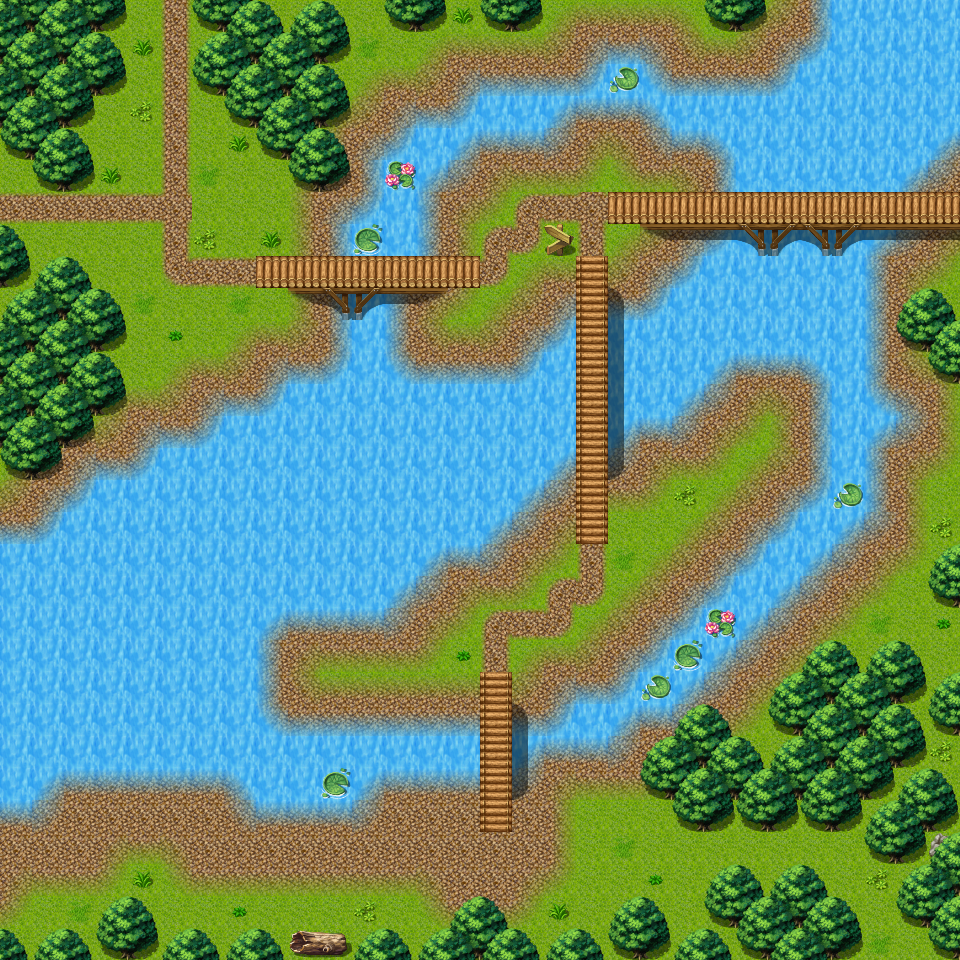

This game map was drawn from its Tiled (.tmx) file and the tilesets committed beside it. A one-line description and the trimmed map source follow:
An orthogonal 30x30 tile map with 32x32 px tiles, 3 tile layers (Ground, Objects, Above), 1 hidden layer not drawn, 60 tilesets and 17 objects (9x spawn, 7x mapchange, sign).

<map version="1.8" tiledversion="1.8.4" orientation="orthogonal" renderorder="right-down" width="30" height="30" tilewidth="32" tileheight="32" infinite="0" nextlayerid="8" nextobjectid="18">
 <properties>
  <property name="outdoors" value="1" />
 </properties>
 <tileset firstgid="1" name="map_bed_1" tilewidth="32" tileheight="32" tilecount="128" columns="16">
  <image source="../drawable/map_bed_1.png" width="512" height="256" />
 </tileset>
 <tileset firstgid="129" name="map_border_1" tilewidth="32" tileheight="32" tilecount="128" columns="16">
  <image source="../drawable/map_border_1.png" width="512" height="256" />
 </tileset>
 <tileset firstgid="257" name="map_bridge_1" tilewidth="32" tileheight="32" tilecount="128" columns="16">
  <image source="../drawable/map_bridge_1.png" width="512" height="256" />
 </tileset>
 <tileset firstgid="385" name="map_bridge_2" tilewidth="32" tileheight="32" tilecount="128" columns="16">
  <image source="../drawable/map_bridge_2.png" width="512" height="256" />
 </tileset>
 <tileset firstgid="513" name="map_broken_1" tilewidth="32" tileheight="32" tilecount="128" columns="16">
  <image source="../drawable/map_broken_1.png" width="512" height="256" />
 </tileset>
 <tileset firstgid="641" name="map_cavewall_1" tilewidth="32" tileheight="32" tilecount="108" columns="18">
  <image source="../drawable/map_cavewall_1.png" width="576" height="192" />
 </tileset>
 <tileset firstgid="749" name="map_cavewall_2" tilewidth="32" tileheight="32" tilecount="108" columns="18">
  <image source="../drawable/map_cavewall_2.png" width="576" height="192" />
 </tileset>
 <tileset firstgid="857" name="map_cavewall_3" tilewidth="32" tileheight="32" tilecount="108" columns="18">
  <image source="../drawable/map_cavewall_3.png" width="576" height="192" />
 </tileset>
 <tileset firstgid="965" name="map_cavewall_4" tilewidth="32" tileheight="32" tilecount="108" columns="18">
  <image source="../drawable/map_cavewall_4.png" width="576" height="192" />
 </tileset>
 <tileset firstgid="1073" name="map_chair_table_1" tilewidth="32" tileheight="32" tilecount="128" columns="16">
  <image source="../drawable/map_chair_table_1.png" width="512" height="256" />
 </tileset>
 <tileset firstgid="1201" name="map_chair_table_2" tilewidth="32" tileheight="32" tilecount="128" columns="16">
  <image source="../drawable/map_chair_table_2.png" width="512" height="256" />
 </tileset>
 <tileset firstgid="1329" name="map_crate_1" tilewidth="32" tileheight="32" tilecount="128" columns="16">
  <image source="../drawable/map_crate_1.png" width="512" height="256" />
 </tileset>
 <tileset firstgid="1457" name="map_cupboard_1" tilewidth="32" tileheight="32" tilecount="128" columns="16">
  <image source="../drawable/map_cupboard_1.png" width="512" height="256" />
 </tileset>
 <tileset firstgid="1585" name="map_curtain_1" tilewidth="32" tileheight="32" tilecount="128" columns="16">
  <image source="../drawable/map_curtain_1.png" width="512" height="256" />
 </tileset>
 <tileset firstgid="1713" name="map_entrance_1" tilewidth="32" tileheight="32" tilecount="128" columns="16">
  <image source="../drawable/map_entrance_1.png" width="512" height="256" />
 </tileset>
 <tileset firstgid="1841" name="map_entrance_2" tilewidth="32" tileheight="32" tilecount="128" columns="16">
  <image source="../drawable/map_entrance_2.png" width="512" height="256" />
 </tileset>
 <tileset firstgid="1969" name="map_fence_1" tilewidth="32" tileheight="32" tilecount="128" columns="16">
  <image source="../drawable/map_fence_1.png" width="512" height="256" />
 </tileset>
 <tileset firstgid="2097" name="map_fence_2" tilewidth="32" tileheight="32" tilecount="128" columns="16">
  <image source="../drawable/map_fence_2.png" width="512" height="256" />
 </tileset>
 <tileset firstgid="2225" name="map_fence_3" tilewidth="32" tileheight="32" tilecount="128" columns="16">
  <image source="../drawable/map_fence_3.png" width="512" height="256" />
 </tileset>
 <tileset firstgid="2353" name="map_fence_4" tilewidth="32" tileheight="32" tilecount="128" columns="16">
  <image source="../drawable/map_fence_4.png" width="512" height="256" />
 </tileset>
 <tileset firstgid="2481" name="map_ground_1" tilewidth="32" tileheight="32" tilecount="128" columns="16">
  <image source="../drawable/map_ground_1.png" width="512" height="256" />
 </tileset>
 <tileset firstgid="2609" name="map_ground_2" tilewidth="32" tileheight="32" tilecount="128" columns="16">
  <image source="../drawable/map_ground_2.png" width="512" height="256" />
 </tileset>
 <tileset firstgid="2737" name="map_ground_3" tilewidth="32" tileheight="32" tilecount="128" columns="16">
  <image source="../drawable/map_ground_3.png" width="512" height="256" />
 </tileset>
 <tileset firstgid="2865" name="map_ground_4" tilewidth="32" tileheight="32" tilecount="128" columns="16">
  <image source="../drawable/map_ground_4.png" width="512" height="256" />
 </tileset>
 <tileset firstgid="2993" name="map_ground_5" tilewidth="32" tileheight="32" tilecount="128" columns="16">
  <image source="../drawable/map_ground_5.png" width="512" height="256" />
 </tileset>
 <tileset firstgid="3121" name="map_ground_6" tilewidth="32" tileheight="32" tilecount="128" columns="16">
  <image source="../drawable/map_ground_6.png" width="512" height="256" />
 </tileset>
 <tileset firstgid="3249" name="map_ground_7" tilewidth="32" tileheight="32" tilecount="128" columns="16">
  <image source="../drawable/map_ground_7.png" width="512" height="256" />
 </tileset>
 <tileset firstgid="3377" name="map_ground_8" tilewidth="32" tileheight="32" tilecount="128" columns="16">
  <image source="../drawable/map_ground_8.png" width="512" height="256" />
 </tileset>
 <tileset firstgid="3505" name="map_house_1" tilewidth="32" tileheight="32" tilecount="128" columns="16">
  <image source="../drawable/map_house_1.png" width="512" height="256" />
 </tileset>
 <tileset firstgid="3633" name="map_house_2" tilewidth="32" tileheight="32" tilecount="128" columns="16">
  <image source="../drawable/map_house_2.png" width="512" height="256" />
 </tileset>
 <tileset firstgid="3761" name="map_indoor_1" tilewidth="32" tileheight="32" tilecount="128" columns="16">
  <image source="../drawable/map_indoor_1.png" width="512" height="256" />
 </tileset>
 <tileset firstgid="3889" name="map_indoor_2" tilewidth="32" tileheight="32" tilecount="128" columns="16">
  <image source="../drawable/map_indoor_2.png" width="512" height="256" />
 </tileset>
 <tileset firstgid="4017" name="map_kitchen_1" tilewidth="32" tileheight="32" tilecount="128" columns="16">
  <image source="../drawable/map_kitchen_1.png" width="512" height="256" />
 </tileset>
 <tileset firstgid="4145" name="map_outdoor_1" tilewidth="32" tileheight="32" tilecount="128" columns="16">
  <image source="../drawable/map_outdoor_1.png" width="512" height="256" />
 </tileset>
 <tileset firstgid="4273" name="map_pillar_1" tilewidth="32" tileheight="32" tilecount="128" columns="16">
  <image source="../drawable/map_pillar_1.png" width="512" height="256" />
 </tileset>
 <tileset firstgid="4401" name="map_pillar_2" tilewidth="32" tileheight="32" tilecount="128" columns="16">
  <image source="../drawable/map_pillar_2.png" width="512" height="256" />
 </tileset>
 <tileset firstgid="4529" name="map_plant_1" tilewidth="32" tileheight="32" tilecount="128" columns="16">
  <image source="../drawable/map_plant_1.png" width="512" height="256" />
 </tileset>
 <tileset firstgid="4657" name="map_plant_2" tilewidth="32" tileheight="32" tilecount="128" columns="16">
  <image source="../drawable/map_plant_2.png" width="512" height="256" />
 </tileset>
 <tileset firstgid="4785" name="map_rock_1" tilewidth="32" tileheight="32" tilecount="128" columns="16">
  <image source="../drawable/map_rock_1.png" width="512" height="256" />
 </tileset>
 <tileset firstgid="4913" name="map_rock_2" tilewidth="32" tileheight="32" tilecount="128" columns="16">
  <image source="../drawable/map_rock_2.png" width="512" height="256" />
 </tileset>
 <tileset firstgid="5041" name="map_roof_1" tilewidth="32" tileheight="32" tilecount="128" columns="16">
  <image source="../drawable/map_roof_1.png" width="512" height="256" />
 </tileset>
 <tileset firstgid="5169" name="map_roof_2" tilewidth="32" tileheight="32" tilecount="128" columns="16">
  <image source="../drawable/map_roof_2.png" width="512" height="256" />
 </tileset>
 <tileset firstgid="5297" name="map_roof_3" tilewidth="32" tileheight="32" tilecount="128" columns="16">
  <image source="../drawable/map_roof_3.png" width="512" height="256" />
 </tileset>
 <tileset firstgid="5425" name="map_shop_1" tilewidth="32" tileheight="32" tilecount="128" columns="16">
  <image source="../drawable/map_shop_1.png" width="512" height="256" />
 </tileset>
 <tileset firstgid="5553" name="map_sign_ladder_1" tilewidth="32" tileheight="32" tilecount="128" columns="16">
  <image source="../drawable/map_sign_ladder_1.png" width="512" height="256" />
 </tileset>
 <tileset firstgid="5681" name="map_table_1" tilewidth="32" tileheight="32" tilecount="128" columns="16">
  <image source="../drawable/map_table_1.png" width="512" height="256" />
 </tileset>
 <tileset firstgid="5809" name="map_trail_1" tilewidth="32" tileheight="32" tilecount="128" columns="16">
  <image source="../drawable/map_trail_1.png" width="512" height="256" />
 </tileset>
 <tileset firstgid="5937" name="map_transition_1" tilewidth="32" tileheight="32" tilecount="128" columns="16">
  <image source="../drawable/map_transition_1.png" width="512" height="256" />
 </tileset>
 <tileset firstgid="6065" name="map_transition_2" tilewidth="32" tileheight="32" tilecount="128" columns="16">
  <image source="../drawable/map_transition_2.png" width="512" height="256" />
 </tileset>
 <tileset firstgid="6193" name="map_transition_3" tilewidth="32" tileheight="32" tilecount="128" columns="16">
  <image source="../drawable/map_transition_3.png" width="512" height="256" />
 </tileset>
 <tileset firstgid="6321" name="map_transition_4" tilewidth="32" tileheight="32" tilecount="128" columns="16">
  <image source="../drawable/map_transition_4.png" width="512" height="256" />
 </tileset>
 <tileset firstgid="6449" name="map_transition_5" tilewidth="32" tileheight="32" tilecount="128" columns="16">
  <image source="../drawable/map_transition_5.png" width="512" height="256" />
 </tileset>
 <tileset firstgid="6577" name="map_tree_1" tilewidth="32" tileheight="32" tilecount="128" columns="16">
  <image source="../drawable/map_tree_1.png" width="512" height="256" />
 </tileset>
 <tileset firstgid="6705" name="map_tree_2" tilewidth="32" tileheight="32" tilecount="128" columns="16">
  <image source="../drawable/map_tree_2.png" width="512" height="256" />
 </tileset>
 <tileset firstgid="6833" name="map_wall_1" tilewidth="32" tileheight="32" tilecount="128" columns="16">
  <image source="../drawable/map_wall_1.png" width="512" height="256" />
 </tileset>
 <tileset firstgid="6961" name="map_wall_2" tilewidth="32" tileheight="32" tilecount="120" columns="15">
  <image source="../drawable/map_wall_2.png" width="480" height="256" />
 </tileset>
 <tileset firstgid="7081" name="map_wall_3" tilewidth="32" tileheight="32" tilecount="120" columns="15">
  <image source="../drawable/map_wall_3.png" width="480" height="256" />
 </tileset>
 <tileset firstgid="7201" name="map_wall_4" tilewidth="32" tileheight="32" tilecount="120" columns="15">
  <image source="../drawable/map_wall_4.png" width="480" height="256" />
 </tileset>
 <tileset firstgid="7321" name="map_window_1" tilewidth="32" tileheight="32" tilecount="128" columns="16">
  <image source="../drawable/map_window_1.png" width="512" height="256" />
 </tileset>
 <tileset firstgid="7449" name="map_window_2" tilewidth="32" tileheight="32" tilecount="128" columns="16">
  <image source="../drawable/map_window_2.png" width="512" height="256" />
 </tileset>
 <layer id="1" name="Ground" width="30" height="30">
  <data>[900 cells, 900 non-empty, 5 distinct tile ids]</data>
 </layer>
 <layer id="2" name="Objects" width="30" height="30">
  <data>[900 cells, 533 non-empty, 34 distinct tile ids]</data>
 </layer>
 <layer id="3" name="Above" width="30" height="30">
  <data>[900 cells, 102 non-empty, 14 distinct tile ids]</data>
 </layer>
 <layer id="4" name="Walkable" width="30" height="30" visible="0">
  <data>[900 cells, 589 non-empty, 1 distinct tile ids]</data>
 </layer>
 <objectgroup id="5" name="Mapevents">
  <object id="1" name="south" type="mapchange" x="0" y="832" width="32" height="128">
   <properties>
    <property name="map" value="waterway0" />
    <property name="place" value="east" />
   </properties>
  </object>
  <object id="2" name="east" type="mapchange" x="928" y="192" width="32" height="32">
   <properties>
    <property name="map" value="waterway2" />
    <property name="place" value="west" />
   </properties>
  </object>
  <object id="3" name="north" type="mapchange" x="128" y="0" width="64" height="32">
   <properties>
    <property name="map" value="waterway3" />
    <property name="place" value="south" />
   </properties>
  </object>
  <object id="4" name="sign_waterway1" type="sign" x="544" y="224" width="32" height="32" />
  <object id="5" name="south2" type="mapchange" x="864" y="928" width="64" height="32">
   <properties>
    <property name="map" value="waterwaya1" />
    <property name="place" value="north" />
   </properties>
  </object>
  <object id="6" name="west1" type="mapchange" x="0" y="160" width="32" height="96">
   <properties>
    <property name="map" value="moesforest_19" />
    <property name="place" value="east1" />
   </properties>
  </object>
  <object id="7" name="west2" type="mapchange" x="0" y="288" width="32" height="32">
   <properties>
    <property name="map" value="moesforest_19" />
    <property name="place" value="east2" />
   </properties>
  </object>
  <object id="8" name="west3" type="mapchange" x="0" y="480" width="32" height="64">
   <properties>
    <property name="map" value="moesforest_19" />
    <property name="place" value="east3" />
   </properties>
  </object>
 </objectgroup>
 <objectgroup id="6" name="Spawn">
  <object id="9" name="frog_3" type="spawn" x="64" y="768" width="352" height="192">
   <properties>
    <property name="quantity" value="2" />
    <property name="spawngroup" value="frog_3" />
   </properties>
  </object>
  <object id="10" name="izthiel_1" type="spawn" x="352" y="768" width="480" height="192">
   <properties>
    <property name="quantity" value="2" />
    <property name="spawngroup" value="izthiel_1" />
   </properties>
  </object>
  <object id="11" name="izthiel_2" type="spawn" x="480" y="736" width="32" height="32">
   <properties>
    <property name="spawngroup" value="izthiel_2" />
   </properties>
  </object>
  <object id="12" name="izthiel_2_1" type="spawn" x="352" y="576" width="320" height="128">
   <properties>
    <property name="quantity" value="2" />
    <property name="spawngroup" value="izthiel_2" />
   </properties>
  </object>
  <object id="13" name="izthiel_2_2" type="spawn" x="576" y="448" width="32" height="64">
   <properties>
    <property name="spawngroup" value="izthiel_2" />
   </properties>
  </object>
  <object id="14" name="izthiel_3" type="spawn" x="576" y="288" width="32" height="64">
   <properties>
    <property name="spawngroup" value="izthiel_3" />
   </properties>
  </object>
  <object id="15" name="izthiel_3_1" type="spawn" x="736" y="192" width="32" height="32">
   <properties>
    <property name="spawngroup" value="izthiel_3" />
   </properties>
  </object>
  <object id="16" name="izthiel_4" type="spawn" x="384" y="256" width="32" height="32">
   <properties>
    <property name="spawngroup" value="izthiel_4" />
   </properties>
  </object>
  <object id="17" name="izthiel_3_2" type="spawn" x="96" y="96" width="224" height="320">
   <properties>
    <property name="quantity" value="2" />
    <property name="spawngroup" value="izthiel_3" />
   </properties>
  </object>
 </objectgroup>
 <objectgroup id="7" name="Keys" />
</map>
